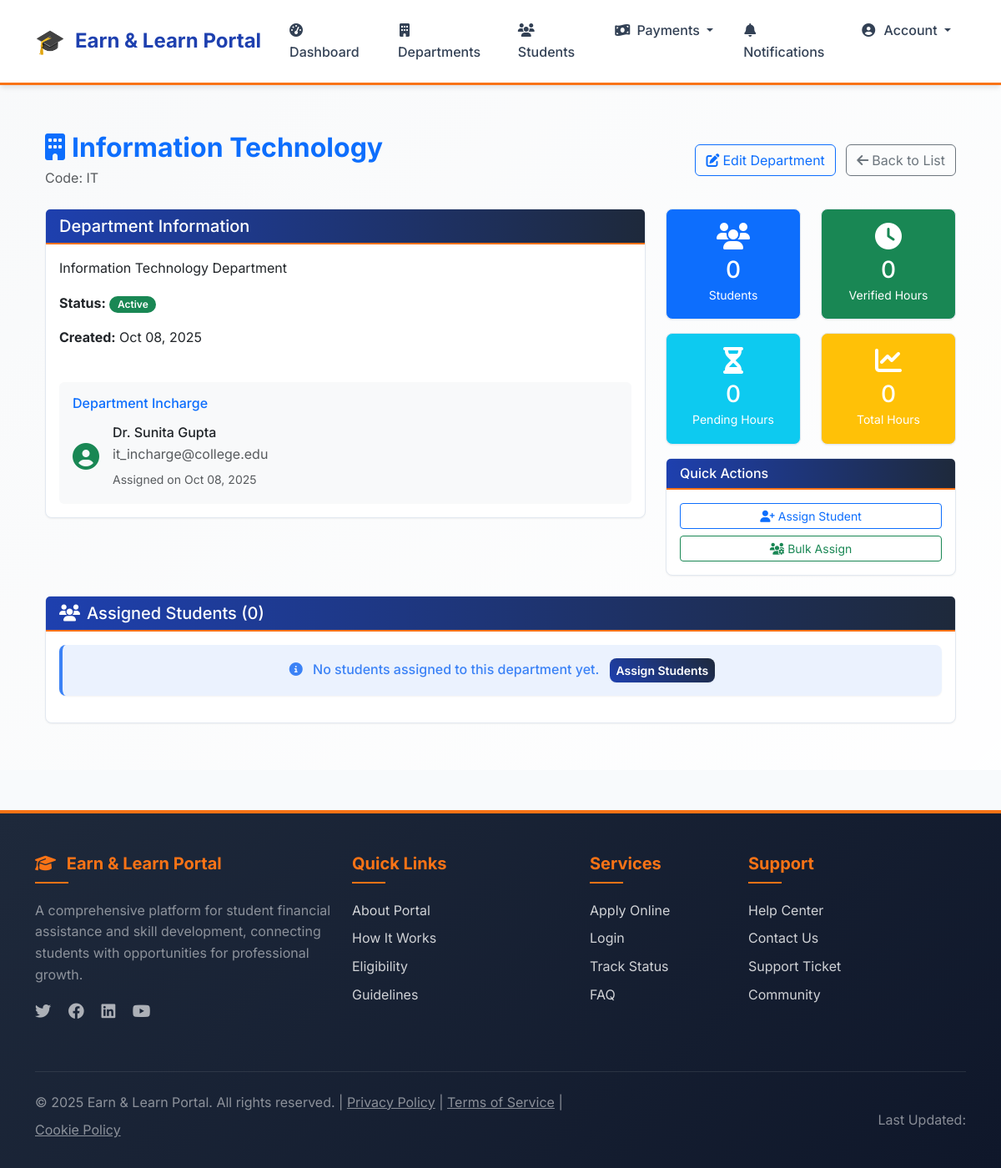
The page /departments/6/ (signed in) on the database as committed earlier.
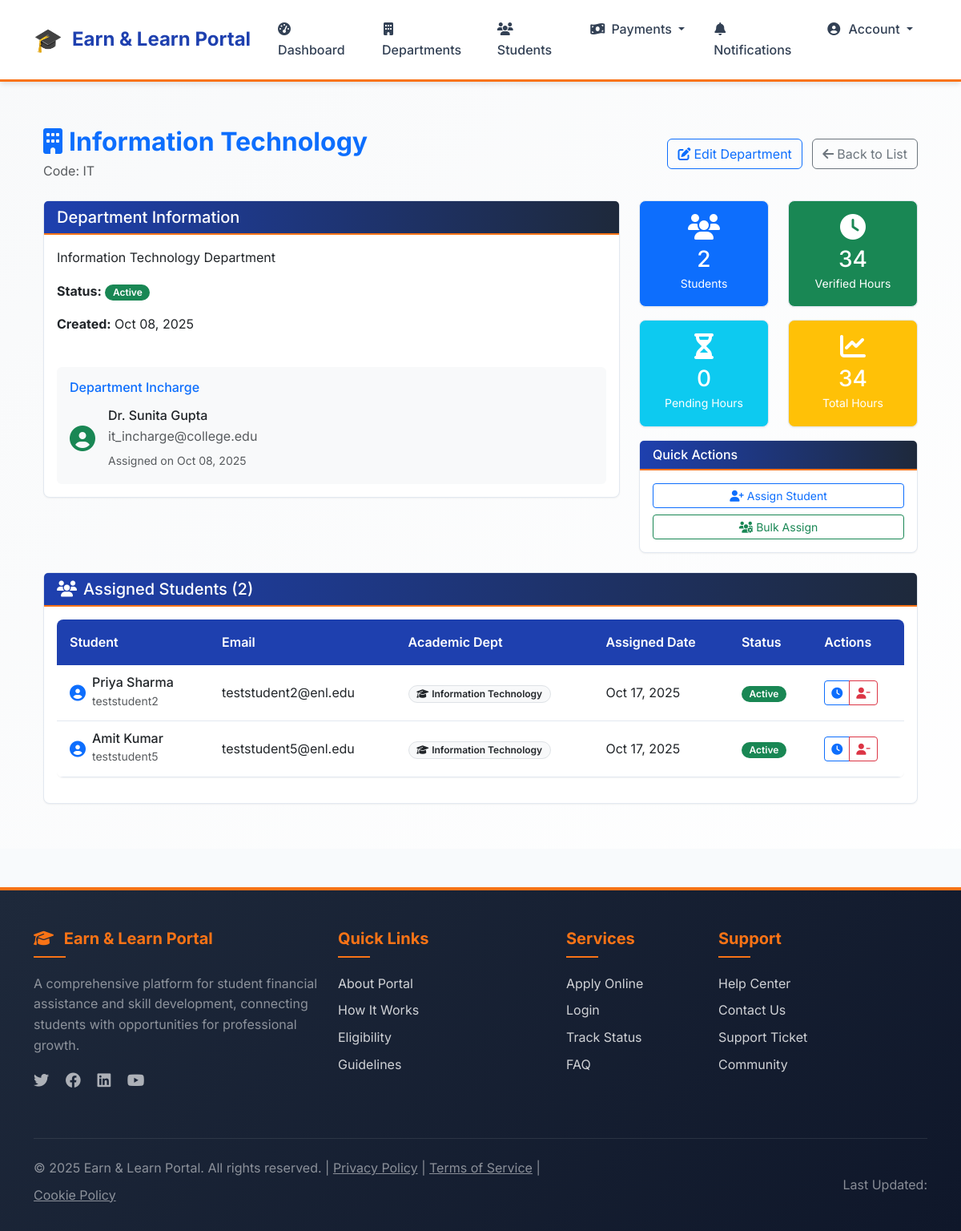
The same page on the database as committed later.
### scheme/models.py (models this page shows, shortened)
class StudentDepartmentAssignment(models.Model):
    student = models.OneToOneField(settings.AUTH_USER_MODEL, on_delete=models.CASCADE, limit_choices_to={'role': 'student'})
    department = models.ForeignKey(Department, on_delete=models.CASCADE, related_name='assigned_students')
    assigned_at = models.DateTimeField(auto_now_add=True)
    assigned_by = models.ForeignKey(settings.AUTH_USER_MODEL, on_delete=models.SET_NULL, null=True, related_name='student_assignments')
    is_active = models.BooleanField(default=True)
    class Meta:
        verbose_name = "Student Department Assignment"
        verbose_name_plural = "Student Department Assignments"

class SchemeApplication(models.Model):
    CASTE_CATEGORIES = [
        ('General', 'General'),
        ('OBC', 'Other Backward Class (OBC)'),
        ('SC', 'Scheduled Caste (SC)'),
        ('ST', 'Scheduled Tribe (ST)'),
        ('NT', 'Nomadic Tribes (NT)'),
        ('VJNT', 'Vimukta Jati Nomadic Tribes (VJNT)'),
        ('EWS', 'Economically Weaker Section (EWS)'),
        ('SBC', 'Special Backward Class (SBC)'),
    ]
    student = models.ForeignKey(settings.AUTH_USER_MODEL, on_delete=models.CASCADE)
    first_name = models.CharField(max_length=100)
    middle_name = models.CharField(max_length=100, blank=True, null=True)
    last_name = models.CharField(max_length=100)
    address = models.TextField()
    state = models.CharField(max_length=100)
    dob = models.DateField()
    annual_income = models.DecimalField(max_digits=10, decimal_places=2)
    fathers_occupation = models.CharField(max_length=255)
    caste_category = models.CharField(max_length=20, choices=CASTE_CATEGORIES)
    COLLEGE_NAME = "Pimpri Chinchwad College of Engineering Nigdi, Pune"
    college_name = models.CharField(max_length=255, default=COLLEGE_NAME)
    department = models.CharField(max_length=100)
    prn_number = models.CharField(max_length=20, unique=True)
    photo = models.FileField(upload_to='scheme_documents/photos/', validators=[validate_image_file])
    application_form = models.FileField(upload_to='scheme_documents/forms/', validators=[validate_pdf_file])
    income_certificate = models.FileField(upload_to='scheme_documents/certificates/', validators=[validate_pdf_file])
    caste_certificate = models.FileField(upload_to='scheme_documents/certificates/', blank=True, null=True, validators=[validate_pdf_file])
    last_year_marksheet = models.FileField(upload_to='scheme_documents/marksheets/', validators=[validate_pdf_file])
    domicile_certificate = models.FileField(upload_to='scheme_documents/certificates/', validators=[validate_pdf_file])
    admission_receipt = models.FileField(upload_to='scheme_documents/receipts/', validators=[validate_pdf_file])
    aadhar_card = models.FileField(upload_to='scheme_documents/identity/', validators=[validate_pdf_file])
    bank_passbook = models.FileField(upload_to='scheme_documents/passbooks/', validators=[validate_pdf_file])
    caste_validity_certificate = models.FileField(upload_to='scheme_documents/certificates/', blank=True, null=True, validators=[validate_pdf_file])
    STATUS_CHOICES = [
        ("Pending", "Pending"),
        ("Approved", "Approved"),
        ("Rejected", "Rejected"),
        ("Correction Required", "Correction Required"),
        ("Completed", "Completed")
    ]
    status = models.CharField(max_length=20, choices=STATUS_CHOICES, default='Pending')
    comments = models.TextField(blank=True, null=True, help_text="General comments and field-specific feedback")

### users/models.py (models this page shows, shortened)
class User(AbstractUser):
    ROLE_CHOICES = [
        ('student', 'Student'),
        ('department_encharge', 'Department Encharge'),
        ('el_coordinator', 'E & L Coordinator'),
        ('admin', 'Admin'),
    ]
    role = models.CharField(max_length=20, choices=ROLE_CHOICES, default='student')
    is_registered = models.BooleanField(default=False)
    groups = models.ManyToManyField(Group, related_name="custom_user_groups", blank=True)
    user_permissions = models.ManyToManyField(Permission, related_name="custom_user_permissions", blank=True)
    def get_full_name(self):
        if self.role == 'student':
            scheme_app = self.get_scheme_application()
            if scheme_app:
                middle_name = f" {scheme_app.middle_name}" if scheme_app.middle_name else ""
                return f"{scheme_app.first_name}{middle_name} {scheme_app.last_name}".strip()
        return super().get_full_name() or self.username
    def get_scheme_application(self):
        if self.role != 'student':
            return None
        from scheme.models import SchemeApplication
        try:
            return SchemeApplication.objects.get(student=self)
        except SchemeApplication.DoesNotExist:
            return None

### users/decorators.py (the view)
        def wrapper(request, *args, **kwargs):
            if request.user.is_authenticated and hasattr(request.user, 'role'):
                if isinstance(required_role, list):
                    if request.user.role in required_role:
                        return view_func(request, *args, **kwargs)
                else:
                    if request.user.role == required_role:
                        return view_func(request, *args, **kwargs)
                return HttpResponseForbidden("You are not authorized to access this page.")
            return HttpResponseForbidden("You are not authorized to access this page.")

### notifications/context_processors.py (called while the page is built)
def unread_notifications_count(request):
    if request.user.is_authenticated:
        count = Notification.objects.filter(user=request.user, is_read=False).count()
    else:
        count = 0
    return {'unread_notifications_count': count}

### templates/scheme/department_detail.html (shortened to what the changed rows need)
{% extends 'base.html' %}
{% block content %}
<div class="container py-4">
    <div class="d-flex justify-content-between align-items-center mb-4">
        <div>
            <h2 class="text-primary fw-bold mb-1">
                <i class="fas fa-building me-2"></i>{{ department.name }}
            </h2>
        </div>
    </div>
    <div class="row mb-4">
        <div class="col-lg-4">
            <div class="row">
                <div class="col-6">
                    <div class="card bg-primary text-white text-center">
                        <div class="card-body">
                            <i class="fas fa-users fa-2x mb-2"></i>
                            <h3 class="mb-0">{{ assigned_students.count }}</h3>
                            <small>Students</small>
                        </div>
                    </div>
                </div>
                <div class="col-6">
                    <div class="card bg-success text-white text-center">
                        <div class="card-body">
                            <i class="fas fa-clock fa-2x mb-2"></i>
                            <h3 class="mb-0">{{ verified_hours }}</h3>
                            <small>Verified Hours</small>
                        </div>
                    </div>
                </div>
            </div>
            <div class="row mt-3">
                <div class="col-6">
                    <div class="card bg-warning text-white text-center">
                        <div class="card-body">
                            <i class="fas fa-chart-line fa-2x mb-2"></i>
                            <h3 class="mb-0">{{ total_hours }}</h3>
                            <small>Total Hours</small>
                        </div>
                    </div>
                </div>
            </div>
        </div>
    </div>
    <div class="card">
        <div class="card-header d-flex justify-content-between align-items-center">
            <h5 class="mb-0">
                <i class="fas fa-users me-2"></i>Assigned Students ({{ assigned_students.count }})
            </h5>
        </div>
        <div class="card-body">
            {% if assigned_students %}
                <div class="table-responsive">
                    <table class="table table-hover">
                        <thead class="table-light">
                            <tr>
                                <th>Student</th>
                                <th>Email</th>
                                <th>Academic Dept</th>
                                <th>Assigned Date</th>
                                <th>Status</th>
                                <th>Actions</th>
                            </tr>
                        </thead>
                        <tbody>
                            {% for assignment in assigned_students %}
                            <tr>
                                <td>
                                    <div class="d-flex align-items-center">
                                        <i class="fas fa-user-circle fa-lg text-primary me-2"></i>
                                        <div>
                                            <h6 class="mb-0">{{ assignment.student.get_full_name }}</h6>
                                            <small class="text-muted">{{ assignment.student.username }}</small>
                                        </div>
                                    </div>
                                </td>
                                <td>{{ assignment.student.email }}</td>
                                <td>
                                    {% with assignment.student.schemeapplication_set.first as application %}
                                        {% if application %}
                                            <span class="badge bg-light text-dark border fw-semibold">
                                                <i class="fas fa-graduation-cap me-1"></i>{{ application.department }}
                                            </span>
                                        {% else %}
                                            <span class="badge bg-secondary">Not Available</span>
                                        {% endif %}
                                    {% endwith %}
                                </td>
                                <td>{{ assignment.assigned_at|date:"M d, Y" }}</td>
                                <td>
                                    {% if assignment.is_active %}
                                        <span class="badge bg-success">Active</span>
                                    {% else %}
                                        <span class="badge bg-secondary">Inactive</span>
                                    {% endif %}
                                </td>
                                <td>
                                    <div class="btn-group btn-group-sm">
                                        <a href="{% url 'student_worklog' assignment.student.id %}" class="btn btn-outline-primary">
                                            <i class="fas fa-clock"></i>
                                        </a>
                                        {% if assignment.is_active %}
                                            <a href="{% url 'unassign_student' assignment.id %}" class="btn btn-outline-danger">
                                                <i class="fas fa-user-minus"></i>
                                            </a>
                                        {% endif %}
                                    </div>
                                </td>
                            </tr>
                            {% endfor %}
                        </tbody>
                    </table>
                </div>
            {% else %}
                <div class="alert alert-info text-center">
                    <i class="fas fa-info-circle me-2"></i>
                    No students assigned to this department yet.
                    <a href="{% url 'assign_student_to_department' %}?dept={{ department.id }}" class="btn btn-primary btn-sm ms-2">
                        Assign Students
                    </a>
                </div>
            {% endif %}
        </div>
    </div>
</div>
{% endblock %}

Rows that differ between the two databases and show on the page:
added StudentDepartmentAssignment: student.get_full_name "Priya Sharma", student.username "teststudent2", student.email "teststudent2@enl.edu", student.schemeapplication_set.first.department "Information Technology", assigned_at "Oct 17, 2025", is_active "Active"
added StudentDepartmentAssignment: student.get_full_name "Amit Kumar", student.username "teststudent5", student.email "teststudent5@enl.edu", student.schemeapplication_set.first.department "Information Technology", assigned_at "Oct 17, 2025", is_active "Active"
Other text that changed with them:
{{ assigned_students.count }}: "0" → "2"
{{ verified_hours }}: "0" → "34"
{{ total_hours }}: "0" → "34"
text no longer shown: "No students assigned to this department yet. Assign Students"
text now shown: "Student Email Academic Dept Assigned Date Status Actions"
